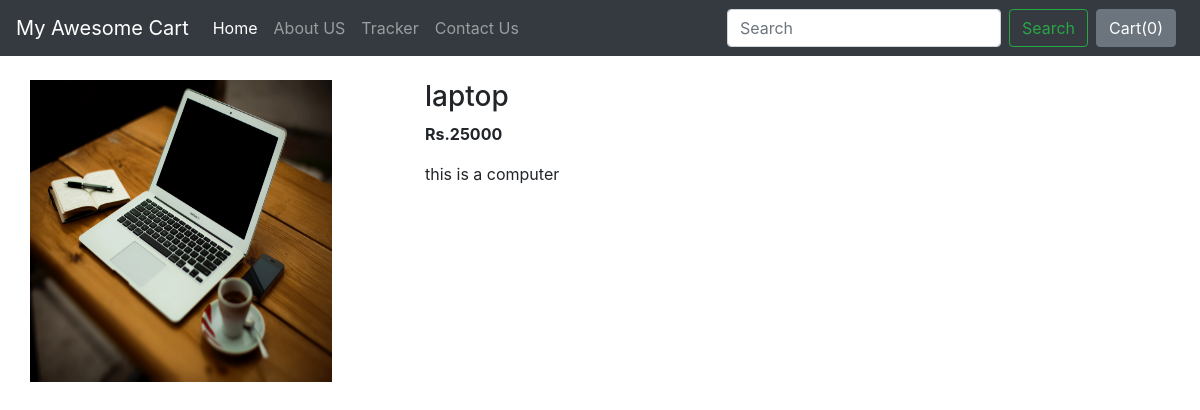
The page /shop/products/4 on the database its author committed.
### shop/models.py (models this page shows, shortened)
class Product(models.Model):
    product_id = models.AutoField
    product_name = models.CharField(max_length=50)
    category = models.CharField(max_length=50, default="")
    subcategory = models.CharField(max_length=50, default="")
    price = models.IntegerField(default=0)
    desc = models.CharField(max_length=300)
    pub_date = models.DateField()
    image = models.ImageField(upload_to="shop/images", default="")

### shop/views.py (the view)
# urls.py: path("products/<int:myid>", views.productView, name="Product"),
def productView(requst,myid):
    product = Product.objects.filter(id=myid)
    return render(requst,'shop/prodView.html',{'product':product[0]})

### shop/templates/shop/prodView.html (shortened to what this page needs)
{% extends 'shop/basic.html' %}
{% block body %}
<div class="container my-4">
    <div  class="row">
    <div class="col-md-4">
        <div class="row">
            <img   src="/media/{{product.image}}"  height="302px" width="302px">
        </div><br>
    </div>
    <div class="col-md-8">
            <h3> {{product.product_name}}</h3>
            <p> <b> Rs.{{product.price}}</b></p>
            <p> {{product.desc}}</p>
    </div>
        </div>
</div>
{% endblock %}

### rows shown on the page
Product: image (picture), product_name "laptop", price "25000", desc "this is a computer"
